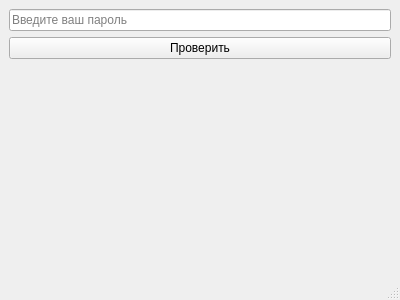
<?xml version="1.0" encoding="UTF-8"?>
<ui version="4.0">
 <class>MainWindow</class>
 <widget class="QMainWindow" name="MainWindow">
  <property name="geometry">
   <rect>
    <x>100</x>
    <y>100</y>
    <width>400</width>
    <height>300</height>
   </rect>
  </property>
  <property name="windowTitle">
   <string>Проверка пароля</string>
  </property>
  <widget class="QWidget" name="centralwidget">
   <layout class="QVBoxLayout" name="verticalLayout">
    <item>
     <widget class="QLineEdit" name="lineEdit">
      <property name="placeholderText">
       <string>Введите ваш пароль</string>
      </property>
      <sizePolicy>
       <horizontalPolicy>Preferred</horizontalPolicy>
       <verticalPolicy>Fixed</verticalPolicy>
      </sizePolicy>
     </widget>
    </item>
    <item>
     <widget class="QPushButton" name="pushButton">
      <property name="text">
       <string>Проверить</string>
      </property>
      <sizePolicy>
       <horizontalPolicy>Preferred</horizontalPolicy>
       <verticalPolicy>Fixed</verticalPolicy>
      </sizePolicy>
     </widget>
    </item>
    <item>
     <widget class="QLabel" name="label">
      <property name="text">
       <string/>
      </property>
      <set>Qt::AlignCenter</set>
      <property name="wordWrap">
       <bool>true</bool>
      </property>
      <sizePolicy>
       <horizontalPolicy>Preferred</horizontalPolicy>
       <verticalPolicy>Preferred</verticalPolicy>
      </sizePolicy>
     </widget>
    </item>
   </layout>
  </widget>
  <widget class="QMenuBar" name="menubar"/>
  <widget class="QStatusBar" name="statusbar"/>
 </widget>
 <resources/>
 <connections/>
</ui>
